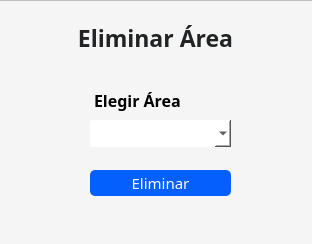
<?xml version="1.0" encoding="UTF-8"?>
<ui version="4.0">
 <class>MainWindow</class>
 <widget class="QMainWindow" name="MainWindow">
  <property name="geometry">
   <rect>
    <x>0</x>
    <y>0</y>
    <width>312</width>
    <height>244</height>
   </rect>
  </property>
  <property name="maximumSize">
   <size>
    <width>312</width>
    <height>244</height>
   </size>
  </property>
  <property name="sizeIncrement">
   <size>
    <width>312</width>
    <height>244</height>
   </size>
  </property>
  <property name="windowTitle">
   <string>MainWindow</string>
  </property>
  <widget class="QWidget" name="centralwidget">
   <widget class="QFrame" name="frame_2">
    <property name="geometry">
     <rect>
      <x>-30</x>
      <y>0</y>
      <width>461</width>
      <height>311</height>
     </rect>
    </property>
    <property name="minimumSize">
     <size>
      <width>0</width>
      <height>300</height>
     </size>
    </property>
    <property name="maximumSize">
     <size>
      <width>16777215</width>
      <height>16777215</height>
     </size>
    </property>
    <property name="styleSheet">
     <string notr="true">background: #f5f5f5;
</string>
    </property>
    <property name="frameShape">
     <enum>QFrame::StyledPanel</enum>
    </property>
    <property name="frameShadow">
     <enum>QFrame::Raised</enum>
    </property>
    <widget class="QComboBox" name="comboBox">
     <property name="geometry">
      <rect>
       <x>110</x>
       <y>120</y>
       <width>151</width>
       <height>27</height>
      </rect>
     </property>
     <property name="styleSheet">
      <string notr="true">background-color: #fff;
border-radius: 3px;
padding: 4 5px;
color: rgb(0, 0, 0);
font-family:Roboto;
border: none;
font-size:13px;
margin-left: 10px;
</string>
     </property>
    </widget>
    <widget class="QLabel" name="label_Area">
     <property name="geometry">
      <rect>
       <x>110</x>
       <y>80</y>
       <width>111</width>
       <height>31</height>
      </rect>
     </property>
     <property name="font">
      <font>
       <family>Cairo</family>
       <pointsize>12</pointsize>
       <weight>75</weight>
       <bold>true</bold>
      </font>
     </property>
     <property name="styleSheet">
      <string notr="true">
margin-top:10px;
margin-left:10px

</string>
     </property>
     <property name="text">
      <string>Elegir Área</string>
     </property>
    </widget>
    <widget class="QPushButton" name="modificar_btn">
     <property name="geometry">
      <rect>
       <x>120</x>
       <y>170</y>
       <width>141</width>
       <height>26</height>
      </rect>
     </property>
     <property name="font">
      <font>
       <family>Cairo</family>
       <pointsize>11</pointsize>
       <weight>50</weight>
       <bold>false</bold>
      </font>
     </property>
     <property name="cursor">
      <cursorShape>PointingHandCursor</cursorShape>
     </property>
     <property name="styleSheet">
      <string notr="true">QPushButton{
background-color: #055ffc;
color:#fff;
border-radius: 5px;
text-align:center;
}

QPushButton:hover{

}</string>
     </property>
     <property name="text">
      <string>Eliminar</string>
     </property>
    </widget>
    <widget class="QLabel" name="label_5">
     <property name="geometry">
      <rect>
       <x>30</x>
       <y>10</y>
       <width>311</width>
       <height>61</height>
      </rect>
     </property>
     <property name="font">
      <font>
       <family>Cairo</family>
       <pointsize>17</pointsize>
       <weight>75</weight>
       <bold>true</bold>
       <kerning>true</kerning>
      </font>
     </property>
     <property name="styleSheet">
      <string notr="true">color: #212325;
margin-bottom: 5px</string>
     </property>
     <property name="text">
      <string>Eliminar Área</string>
     </property>
     <property name="alignment">
      <set>Qt::AlignCenter</set>
     </property>
    </widget>
   </widget>
  </widget>
 </widget>
 <resources/>
 <connections/>
</ui>
